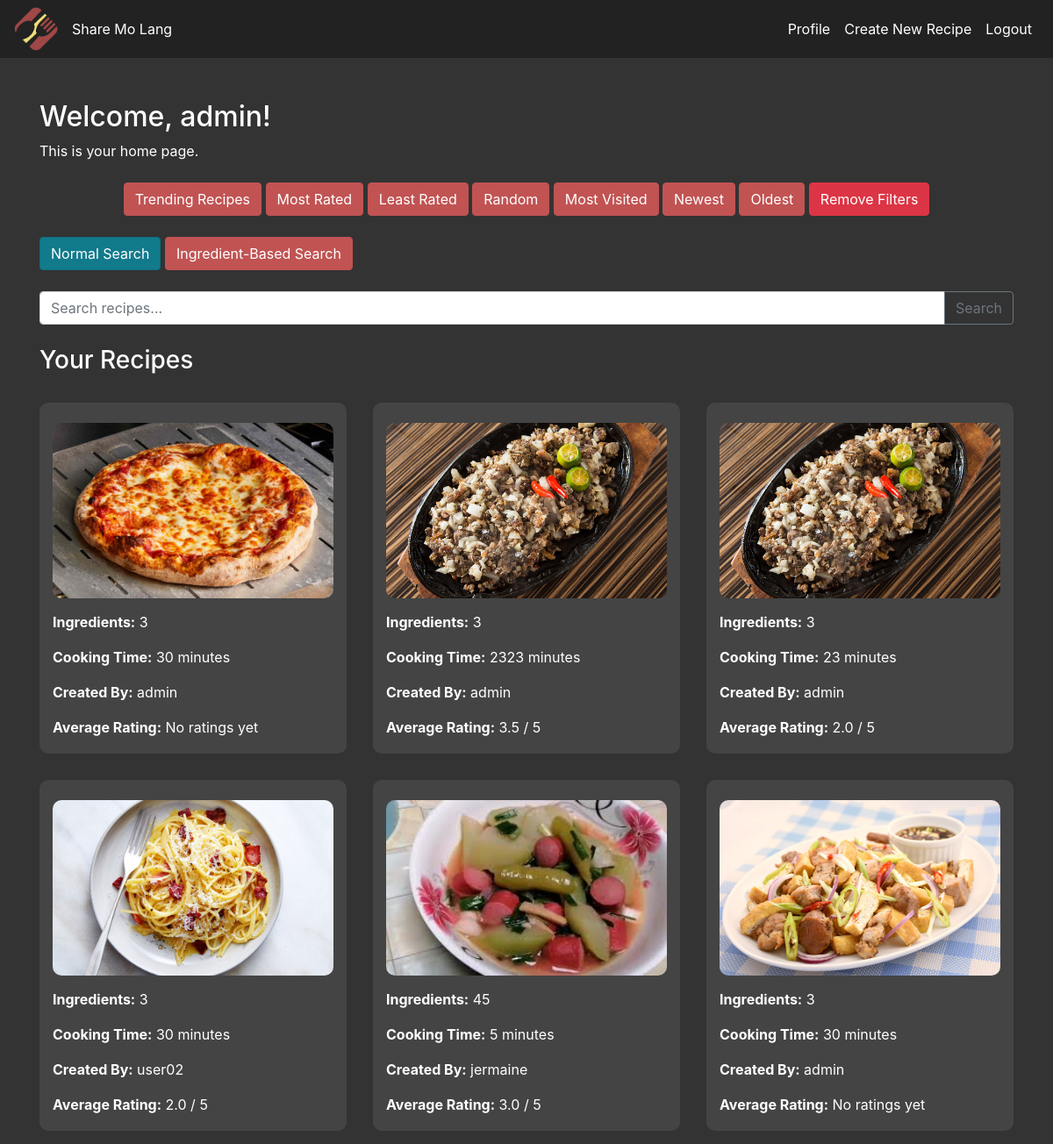
The page /home/ (signed in) on the database as committed earlier.
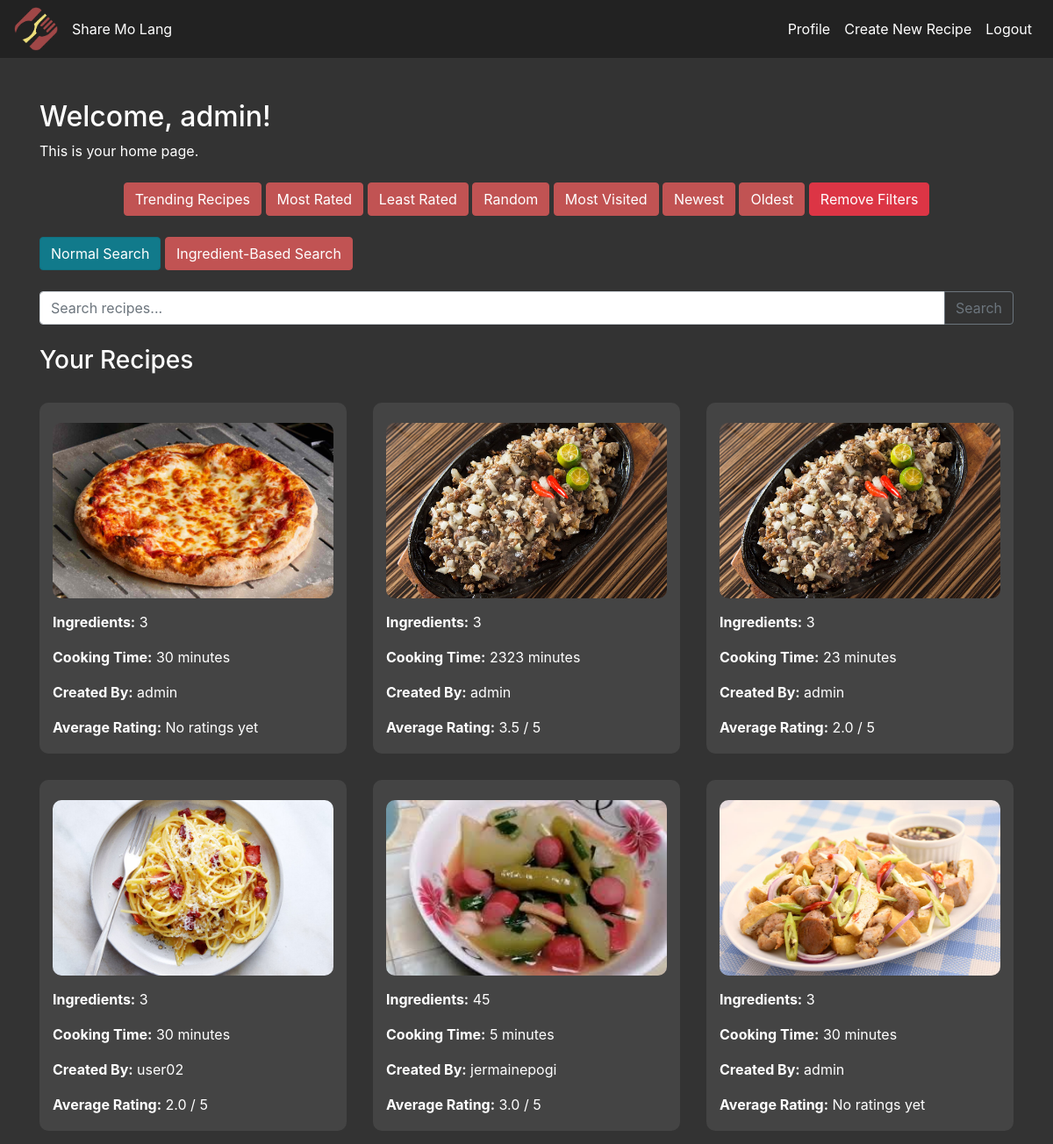
The same page on the database as committed later.
### recipes/models.py (models this page shows, shortened)
class Recipe(models.Model):
    user = models.ForeignKey(User, on_delete=models.CASCADE, blank=True, null=True)
    name = models.CharField(max_length=100)
    image = models.ImageField(blank=True, null=True, upload_to='images/')
    ingredients = models.IntegerField(blank=True, null=True)
    minutes = models.IntegerField(blank=True, null=True)
    calories = models.IntegerField(blank=True, null=True)
    ingredientsList = models.TextField(blank=True, null=True)
    directions = models.TextField(blank=True, null=True)
    created_at = models.DateTimeField(auto_now_add=True)
    views = models.ManyToManyField(User, related_name='viewed_recipes', blank=True)
    view_count = models.IntegerField(default=0)

### recipes/views.py (the view)
# urls.py: path('home/', RecipeListView.as_view(), name='home'),
class RecipeListView(LoginRequiredMixin, ListView):
    model = Recipe
    template_name = 'home/home.html'
    context_object_name = 'recipes'
    login_url = 'login'
    def get_queryset(self):
        search_query = self.request.GET.get('search')
        ingredients_query = self.request.GET.get('fridge')
        order = self.request.GET.get('order')
        queryset = Recipe.objects.all()
        time_threshold = now() - timedelta(days=7)
        if ingredients_query:
            ingredients = [ingredient.strip().lower() for ingredient in ingredients_query.split(',')]
            queryset = queryset.filter(
                Q(ingredientsList__icontains=ingredients[0])
            ) if ingredients else queryset
        if search_query:
            queryset = queryset.filter(
                Q(name__icontains=search_query.lower())
            )
        queryset = queryset.annotate(
            average_rating=Avg('ratings__score'), #get recipe rating
            views_count=Count('views'),  # Count all views on each recipe
            comments_count=Count('comments', filter=Q(comments__created_at__gte=time_threshold))  # Filter comments last 7 days
        )
        queryset = queryset.annotate(
            trending_score=(
                Count('views') * 1 +  # Weight views by 1
                Count('comments', filter=Q(comments__created_at__gte=time_threshold)) * 2 +  # Weight recent comments by 2
                Avg('ratings__score') * 3  # Weight ratings by 3
            )
        )
        if order == 'highest':
            queryset = queryset.order_by('-average_rating', '-created_at')
        elif order == 'lowest':
            queryset = queryset.order_by('average_rating', '-created_at')
        elif order == 'most_views':
            queryset = queryset.order_by('-views_count')
        elif order == 'trending':
            queryset = queryset.order_by('-trending_score')
        elif order == 'newest':
            queryset = queryset.order_by('-created_at')
        elif order == 'oldest':
              queryset = queryset.order_by('created_at')
        else:
            queryset = queryset.order_by('?')
        return queryset

### templates/home/home.html (shortened to what this page needs)
<!DOCTYPE html>
<html lang="en">
    {% load static %}
<head>
    <link rel="stylesheet" href="https://stackpath.bootstrapcdn.com/bootstrap/4.5.2/css/bootstrap.min.css">
    <link rel="stylesheet" href="{% static 'css/home.css' %}">
</head>
<body>
    <nav class="navbar navbar-expand-lg">
        <img src="{% static 'css/logo.png' %}" alt="Logo" class="logo" />
       <a class="nav-link" href="{% url 'home' %}">Share Mo Lang</a>
        <div class="collapse navbar-collapse" id="navbarNav">
            <ul class="navbar-nav ml-auto">
                <li class="nav-item">
                    <a class="nav-link" href="{% url 'profile' %}">Profile</a>
                </li>
                <li class="nav-item">
                    <a class="nav-link" href="{% url 'recipe-create' %}">Create New Recipe</a>
                </li>
                <li class="nav-item">
                    <a class="nav-link text-danger" href="{% url 'logout' %}">Logout</a>
                </li>
            </ul>
        </div>
    </nav>
    <div class="container mt-5">
        <h2>Welcome, {{ request.user.username }}!</h2>
        <p>This is your home page.</p>
        <div class="text-center mt-4">
            <a href="{% url 'home' %}?order=trending" class="btn btn-info">Trending Recipes</a>
            <a href="{% url 'home' %}?order=highest" class="btn btn-info">Most Rated</a>
            <a href="{% url 'home' %}?order=lowest" class="btn btn-info">Least Rated</a>
            <a href="{% url 'home' %}" class="btn btn-info">Random</a>
            <a href="?order=most_views" class="btn btn-info">Most Visited</a>
            <a href="?order=newest" class="btn btn-info">Newest</a>
            <a href="?order=oldest" class="btn btn-info">Oldest</a>
            <a href="{% url 'home' %}" class="btn btn-danger">Remove Filters</a>
        </div>
        <div class="mt-4">
            <button id="normalSearchButton" class="btn btn-info" onclick="setSearchMode('standard')">Normal Search</button>
            <button id="fridgeSearchButton" class="btn btn-info" onclick="setSearchMode('fridge')">Ingredient-Based Search</button>
        </div>
        <form method="GET" action="{% url 'home' %}" id="standardSearchForm" class="mt-4">
            <div class="input-group">
                <input type="text" name="search" class="form-control" placeholder="Search recipes..." aria-label="Search recipes">
                <div class="input-group-append">
                    <button class="btn btn-outline-secondary" type="submit">Search</button>
                </div>
            </div>
        </form>
        <h3 class="mt-4">Your Recipes</h3>
        <div class="row mt-3">
            {% for recipe in recipes %}
                <div class="col-md-4">
                    <div class="recipe-card">
                        {% if recipe.image %}
                            <a href="{% url 'recipe-detail' recipe.id %}">
                                <img src="{{ recipe.image.url }}" alt="{{ recipe.name }}" class="img-fluid recipe-image">
                            </a>
                        {% endif %}
                        <p><strong>Ingredients:</strong> {{ recipe.ingredients }}</p>
                        <p><strong>Cooking Time:</strong> {{ recipe.minutes }} minutes</p>
                        {% if recipe.user %}
                            <p><strong>Created By:</strong> {{ recipe.user.username }}</p>
                        {% else %}
                            <p><strong>Created By:</strong> Unknown</p>
                        {% endif %}
                        {% if recipe.average_rating %}
                            <p><strong>Average Rating:</strong> {{ recipe.average_rating|floatformat:1 }} / 5</p>
                        {% else %}
                            <p><strong>Average Rating:</strong> No ratings yet</p>
                        {% endif %}
                    </div>
                </div>
            {% empty %}
                <div class="col-12">
                    <p>No recipes found.</p>
                </div>
            {% endfor %}
        </div>
    </div>
</body>
</html>

Rows that differ between the two databases and show on the page:
changed Recipe: user.username "jermaine" → "jermainepogi"
